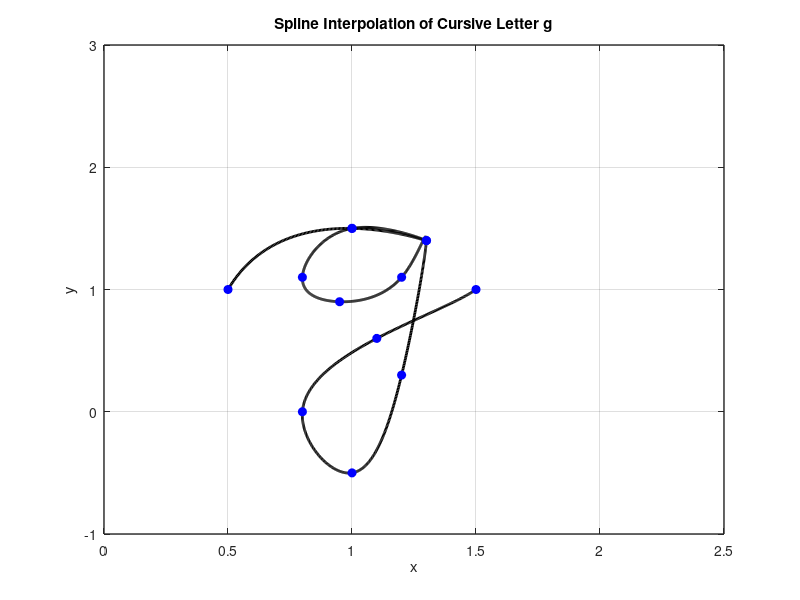

The MATLAB source for this figure:
x = [0.5 1 1.3 1 0.8 0.95 1.2 1.3 1.2 1 0.8 1.1 1.5];
y = [1 1.5 1.4 1.5 1.1 0.9 1.1 1.4 0.3 -0.5 0 0.6 1];

n = length(x);
t = 0:n-1; % Parametric coordinate t
tt = 0:0.01:n-1; % More dense coordinate tt for spline interpolation

% Compute spline interpolation
xx = spline(t, x, tt);
yy = spline(t, y, tt);

% Plot settings
figure(1)
plot(xx, yy, 'k', 'LineWidth', 2) % plot spline
hold on
plot(x, y, 'bo', 'MarkerFaceColor', 'b') % plot data points
axis([0 2.5 -1 3])
grid on
title('Spline Interpolation of Cursive Letter g')
xlabel('x')
ylabel('y')
set(gca, 'FontSize', 10, 'LineWidth', 1)
grid on